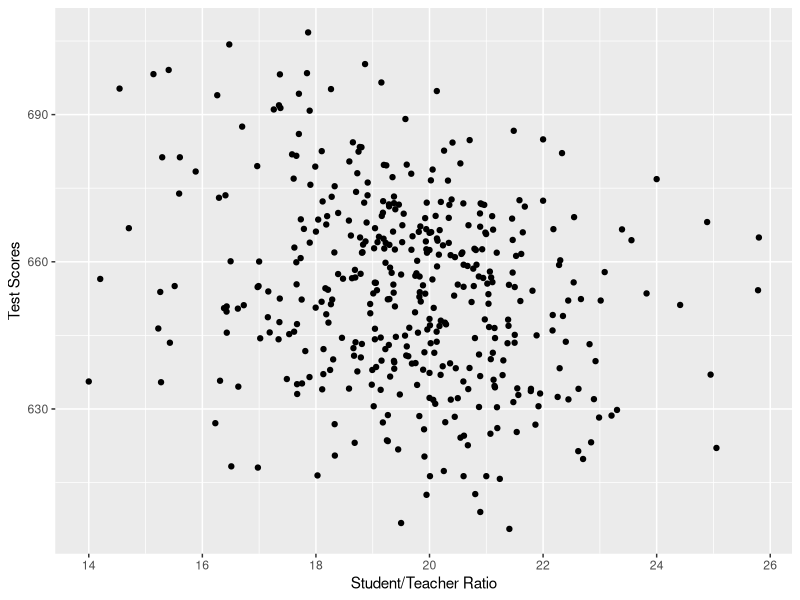
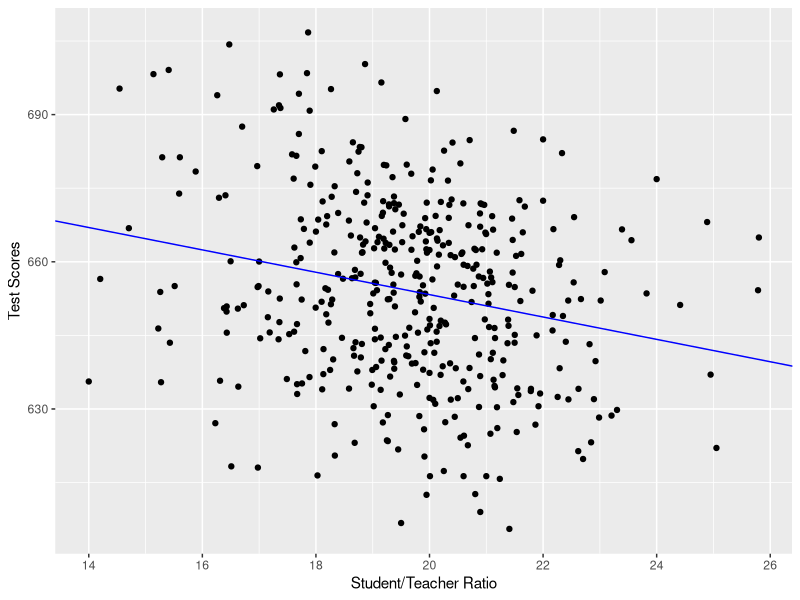

These charts were generated, in order, by the following R code:
## ---- chunk 1
suppressPackageStartupMessages(library(AER,quietly=TRUE,warn.conflicts=FALSE))
library(ggplot2,quietly=TRUE,warn.conflicts=FALSE)
data("CASchools")
CASchools$str=CASchools$students/CASchools$teachers
CASchools$testscr=(CASchools$read+CASchools$math)/2
qplot(x=str, y=testscr, data=CASchools, geom="point", xlab="Student/Teacher Ratio", ylab="Test Scores")
## ---- chunk 2
qplot(x=str, y=testscr, data=CASchools, geom="point", xlab="Student/Teacher Ratio", ylab="Test Scores") + geom_abline(intercept=698.9, slope=-2.28, color='blue')
## ---- chunk 3
regress.results=lm(formula = testscr ~ str, data=CASchools)
summary(regress.results)
